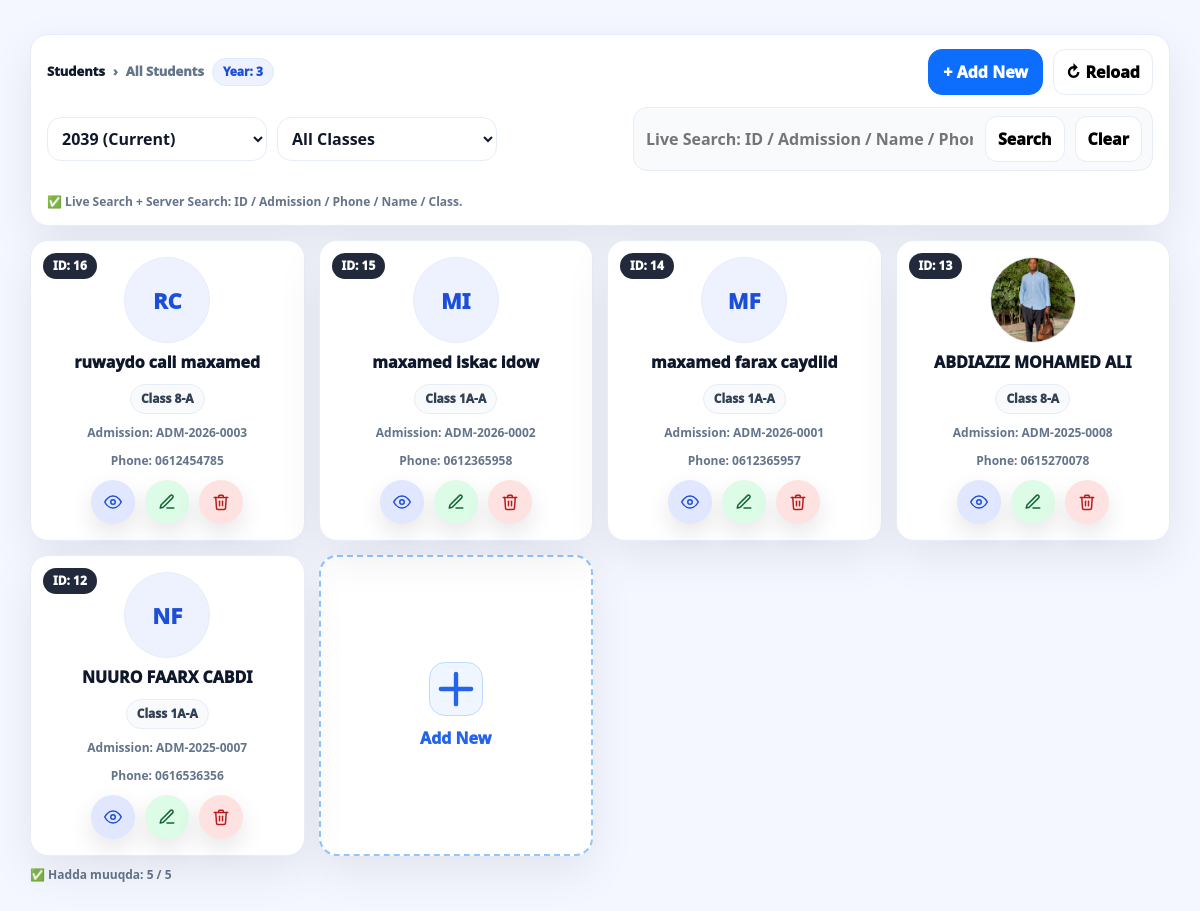
Page /school/students.php (signed in) on the committed database.
### tables this page shows
CREATE TABLE `academic_years` (
  `year_id` int(11) NOT NULL,
  `year_name` varchar(20) NOT NULL,
  `start_date` date NOT NULL,
  `end_date` date NOT NULL,
  `is_current` tinyint(1) NOT NULL DEFAULT 0
);

CREATE TABLE `students` (
  `student_id` bigint(20) NOT NULL,
  `user_id` bigint(20) DEFAULT NULL,
  `admission_no` varchar(40) DEFAULT NULL,
  `first_name` varchar(60) NOT NULL,
  `middle_name` varchar(60) NOT NULL,
  `last_name` varchar(60) NOT NULL,
  `mother_full_name` varchar(150) NOT NULL,
  `gender` enum('M','F') DEFAULT NULL,
  `dob` date DEFAULT NULL,
  `nationality` varchar(80) DEFAULT NULL,
  `place_of_birth` varchar(120) DEFAULT NULL,
  `profile_photo_url` text DEFAULT NULL,
  `phone` varchar(30) DEFAULT NULL,
  `address` varchar(255) DEFAULT NULL,
  `emergency_contact_name` varchar(150) DEFAULT NULL,
  `emergency_contact_phone` varchar(30) DEFAULT NULL,
  `status` enum('ACTIVE','INACTIVE') NOT NULL DEFAULT 'ACTIVE',
  `created_at` timestamp NOT NULL DEFAULT current_timestamp()
);

### school/students.php (the view, shortened to what this page needs)
<?php
require_once __DIR__ . "/conncation.php";
function h($v): string { return htmlspecialchars((string)$v, ENT_QUOTES, "UTF-8"); }
$BASE_URL = "";
function photoSrc(string $raw, string $BASE_URL): string {
  $p = trim($raw);
  if ($p === "") return "";
  $p = str_replace("\\", "/", $p);
  return rtrim($BASE_URL, "/") . "/" . ltrim($p, "/");
}
$currentYearId = 0;
$r = $conn->query("SELECT year_id FROM academic_years WHERE is_current=1 ORDER BY start_date DESC LIMIT 1")->fetch_assoc();
if ($r && (int)$r["year_id"] > 0) $currentYearId = (int)$r["year_id"];
$sectionId = (int)($_GET["section_id"] ?? 0);
$yearId    = (int)($_GET["year_id"] ?? 0);
if ($yearId <= 0) $yearId = $currentYearId;
$q = trim((string)($_GET["q"] ?? ""));
$hasQ = ($q !== "");
$qLike = "%".$q."%";
$qid = (int)$q;
$years = [];
$res = $conn->query("SELECT year_id, year_name, is_current FROM academic_years ORDER BY is_current DESC, start_date DESC");
if ($res) while($x=$res->fetch_assoc()) $years[] = $x;
$rows = [];
if ($sectionId > 0) {
  $sql = "
    SELECT
      s.student_id,
      s.admission_no,
      CONCAT(s.first_name,' ',s.middle_name,' ',s.last_name) AS fullname,
      s.profile_photo_url,
      s.phone,
      e.year_id,
      y.year_name,
      e.section_id,
      CONCAT(g.grade_name,'-',sec.section_name) AS class_name,
      e.roll_no
    FROM enrollments e
    JOIN students s ON s.student_id = e.student_id
    JOIN academic_years y ON y.year_id = e.year_id
    JOIN sections sec ON sec.section_id = e.section_id
    JOIN grades g ON g.grade_id = sec.grade_id
    WHERE UPPER(e.status)='ENROLLED'
      AND e.section_id = ?
      AND e.year_id = ?
  ";
  if ($hasQ) {
    $sql .= "
      AND (
        s.student_id = ?
        OR CONCAT(s.first_name,' ',s.middle_name,' ',s.last_name) LIKE ?
        OR s.admission_no LIKE ?
        OR s.phone LIKE ?
        OR CONCAT(g.grade_name,'-',sec.section_name) LIKE ?
      )
    ";
  }
  $sql .= " ORDER BY s.student_id DESC ";
  $stmt = $conn->prepare($sql);
  if ($hasQ) $stmt->bind_param("iiissss", $sectionId, $yearId, $qid, $qLike, $qLike, $qLike, $qLike);
  else $stmt->bind_param("ii", $sectionId, $yearId);
  $stmt->execute();
  $rs = $stmt->get_result();
  while($r = $rs->fetch_assoc()) $rows[] = $r;
  $stmt->close();
} else {
  $sql = "
    SELECT
      s.student_id,
      s.admission_no,
      CONCAT(s.first_name,' ',s.middle_name,' ',s.last_name) AS fullname,
      s.profile_photo_url,
      s.phone,
      COALESCE(ec.year_id, el.year_id) AS year_id,
      COALESCE(yc.year_name, yl.year_name) AS year_name,
      COALESCE(ec.section_id, el.section_id) AS section_id,
      COALESCE(CONCAT(gc.grade_name,'-',sc.section_name), CONCAT(gl.grade_name,'-',sl.section_name)) AS class_name,
      COALESCE(ec.roll_no, el.roll_no) AS roll_no
    FROM students s
    LEFT JOIN enrollments ec
      ON ec.student_id = s.student_id
     AND ec.year_id = ?
     AND UPPER(ec.status)='ENROLLED'
    LEFT JOIN academic_years yc ON yc.year_id = ec.year_id
    LEFT JOIN sections sc ON sc.section_id = ec.section_id
    LEFT JOIN grades gc ON gc.grade_id = sc.grade_id
    LEFT JOIN (
      SELECT e1.*
      FROM enrollments e1
      JOIN (
        SELECT student_id, MAX(enrollment_id) AS mx
        FROM enrollments
        WHERE UPPER(status)='ENROLLED'
        GROUP BY student_id
      ) t ON t.student_id = e1.student_id AND t.mx = e1.enrollment_id
      WHERE UPPER(e1.status)='ENROLLED'
    ) el ON el.student_id = s.student_id
    LEFT JOIN academic_years yl ON yl.year_id = el.year_id
    LEFT JOIN sections sl ON sl.section_id = el.section_id
    LEFT JOIN grades gl ON gl.grade_id = sl.grade_id
  ";
  $sql .= " ORDER BY s.student_id DESC ";
  $stmt = $conn->prepare($sql);
  if ($hasQ) $stmt->bind_param("iissss", $yearId, $qid, $qLike, $qLike, $qLike, $qLike);
  else $stmt->bind_param("i", $yearId);
  $stmt->execute();
  $rs = $stmt->get_result();
  while($r = $rs->fetch_assoc()) $rows[] = $r;
}
function initials(string $name): string {
  $name = trim(preg_replace('/\s+/', ' ', $name));
  $parts = explode(" ", $name);
  $a = mb_substr($parts[0], 0, 1);
  $b = (count($parts) > 1) ? mb_substr($parts[1], 0, 1) : "";
  $out = mb_strtoupper($a.$b);
  return $out ?: "S";
}
$keepQs = [];
$keepQuery = http_build_query($keepQs);
?>
<!DOCTYPE html>
<html lang="en">
<head>
  <link rel="stylesheet" href="bootstrap.css" />
</head>
<body class="p-3">
<div class="pageWrap">
  <div class="headerRow">
    <div class="crumb">
      <b>Students</b> <span>›</span>
      <span><?= ($sectionId>0 ? "Class Students" : "All Students") ?></span>
      <span class="pill">Year: <?= (int)$yearId ?></span>
    </div>
    <div class="tools">
      <a class="btn btn-primary btnAdd" href="students_add.php">+ Add New</a>
      <button class="tinyBtn" type="button" id="btnReload">↻ Reload</button>
    </div>
    <div class="tools" style="width:100%; justify-content:space-between;">
      <div style="display:flex; gap:10px; flex-wrap:wrap; align-items:center;">
        <select class="miniSelect" id="yearFilter">
          <?php foreach($years as $y): ?>
            <option value="<?= (int)$y["year_id"] ?>" <?= ((int)$y["year_id"]===$yearId ? "selected" : "") ?>>
              <?= h($y["year_name"]) ?><?= ((int)$y["is_current"]===1 ? " (Current)" : "") ?>
            </option>
          <?php endforeach; ?>
        </select>
        <select class="miniSelect" id="classFilter">
          <option value="0">All Classes</option>
        </select>
      </div>
      <div class="searchBox">
        <input
          id="liveSearch"
          type="text"
          value="<?= h($q) ?>"
          placeholder="Live Search: ID / Admission / Name / Phone / Class ..."
          autocomplete="off"
        />
        <button class="tinyBtn" type="button" id="btnGo">Search</button>
        <button class="tinyBtn" type="button" id="btnClear">Clear</button>
      </div>
    </div>
    <div class="hint">
      ✅ Live Search + Server Search: ID / Admission / Phone / Name / Class.
    </div>
  </div>
  <div class="grid" id="grid">
    <?php if(count($rows) === 0): ?>
      <div class="noRes">
        Arday lama helin
        <?= $q!=="" ? " (Search: ".h($q).")" : "" ?>
        <?= $sectionId>0 ? " gudaha class-kan." : "." ?>
      </div>
      <a class="addCard" href="students_add.php">
        <div class="inner">
          <div class="plus">
            <svg viewBox="0 0 24 24" fill="none" stroke="#2563eb" stroke-width="2" stroke-linecap="round" stroke-linejoin="round">
              <line x1="12" y1="5" x2="12" y2="19"></line>
              <line x1="5" y1="12" x2="19" y2="12"></line>
            </svg>
          </div>
          Add New
        </div>
      </a>
    <?php else: ?>
      <?php foreach($rows as $r): ?>
        <?php
          $sid  = (int)($r["student_id"] ?? 0);
          $full = (string)($r["fullname"] ?? "");
          $adNo = (string)($r["admission_no"] ?? "");
          $phone = (string)($r["phone"] ?? "");
          $className = trim((string)($r["class_name"] ?? ""));
          $photoRaw = (string)($r["profile_photo_url"] ?? "");
          $photo = photoSrc($photoRaw, $BASE_URL);
          $key = strtolower(trim($sid." ".$adNo." ".$full." ".$phone." ".$className));
          $ini = initials($full);
          $viewQs = $keepQuery ? ("&".$keepQuery) : "";
        ?>
        <div class="studentCard item" data-key="<?= h($key) ?>">
          <div class="idTag">ID: <?= (int)$sid ?></div>
          <div class="avatarCircle">
            <span class="avatarInitial" style="<?= $photo !== "" ? "display:none;" : "display:flex;" ?>">
              <?= h($ini) ?>
            </span>
            <?php if($photo !== ""): ?>
              <img
                src="<?= h($photo) ?>"
                alt="photo"
                onload="this.closest('.avatarCircle').querySelector('.avatarInitial').style.display='none';"
                onerror="this.style.display='none'; this.closest('.avatarCircle').querySelector('.avatarInitial').style.display='flex';"
              >
            <?php endif; ?>
          </div>
          <p class="stName"><?= h($full !== "" ? $full : "—") ?></p>
          <span class="badgeClass"><?= h($className !== "" ? $className : "Not Enrolled") ?></span>
          <p class="stMeta">Admission: <?= h($adNo !== "" ? $adNo : "—") ?></p>
          <p class="stMeta">Phone: <?= h($phone !== "" ? $phone : "—") ?></p>
          <div class="actionsRow">
            <a class="roundAction aView" href="students_view.php?id=<?= (int)$sid ?><?= $viewQs ?>" title="View">
              <svg viewBox="0 0 24 24" fill="none" stroke="#1d4ed8" stroke-width="2" stroke-linecap="round" stroke-linejoin="round">
                <path d="M1 12s4-8 11-8 11 8 11 8-4 8-11 8S1 12 1 12z"></path>
                <circle cx="12" cy="12" r="3"></circle>
              </svg>
            </a>
            <a class="roundAction aEdit" href="students_add.php?id=<?= (int)$sid ?><?= $keepQuery ? ("&".$keepQuery) : "" ?>" title="Edit">
              <svg viewBox="0 0 24 24" fill="none" stroke="#166534" stroke-width="2" stroke-linecap="round" stroke-linejoin="round">
                <path d="M12 20h9"></path>
                <path d="M16.5 3.5a2.1 2.1 0 0 1 3 3L7 19l-4 1 1-4 12.5-12.5z"></path>
              </svg>
            </a>
            <button class="roundAction aDel btnDel" type="button" title="Delete"
              data-id="<?= (int)$sid ?>"
              data-name="<?= h($full) ?>">
            </button>
          </div>
        </div>
      <?php endforeach; ?>
      <a class="addCard" href="students_add.php">
        <div class="inner">
          <div class="plus">
            <svg viewBox="0 0 24 24" fill="none" stroke="#2563eb" stroke-width="2" stroke-linecap="round" stroke-linejoin="round">
              <line x1="12" y1="5" x2="12" y2="19"></line>
              <line x1="5" y1="12" x2="19" y2="12"></line>
            </svg>
          </div>
          Add New
        </div>
      </a>
    <?php endif; ?>
  </div>
  <div class="hint" id="countHint"></div>
</div>
</body>
</html>

### school/students.php (style rules this page uses)
:root { --bg:#f4f7ff; --card:#ffffff; --text:#0f172a; --muted:#64748b; --border:#e6edf8; --shadow:0 16px 45px rgba(2,6,23,.08); --radius:18px; }
body { background:var(--bg); color:var(--text); }
.pageWrap { max-width:1250px; margin:18px auto; padding:0 14px 30px; }
.headerRow { background:var(--card); border:1px solid var(--border); border-radius:var(--radius); box-shadow:var(--shadow); padding:14px 16px; display:flex; align-items:center; justify-content:space-between; gap:12px; flex-wrap:wrap; }
.crumb { font-weight:1000; color:var(--muted); font-size:13px; display:flex; gap:8px; align-items:center; flex-wrap:wrap; }
.crumb b { color:var(--text); }
.pill { background:#eef2ff; border:1px solid #dbeafe; color:#1d4ed8; padding:4px 10px; border-radius:999px; font-size:12px; font-weight:1000; text-decoration:none; }
.tools { display:flex; gap:10px; align-items:center; flex-wrap:wrap; }
.searchBox { display:flex; gap:10px; align-items:center; background:#f8fafc; border:1px solid var(--border); border-radius:14px; padding:8px 10px; min-width:min(520px, 92vw); }
.searchBox input { border:none !important; outline:none !important; background:transparent !important; width:100%; font-weight:900; color:var(--text); }
.miniSelect { border:1px solid var(--border); border-radius:14px; padding:9px 10px; background:#fff; font-weight:900; color:#0f172a; min-width: 220px; }
.btnAdd { border-radius:14px; font-weight:1000; padding:10px 14px; }
.grid { margin-top:14px; display:grid; grid-template-columns: repeat(4, 1fr); gap:14px; }
.studentCard { background:var(--card); border:1px solid var(--border); border-radius:18px; box-shadow:var(--shadow); padding:16px; display:flex; flex-direction:column; align-items:center; text-align:center; gap:10px; min-height:260px; position:relative; }
.idTag { position:absolute; top:12px; left:12px; background:#0f172a; color:#fff; font-weight:1000; font-size:12px; padding:4px 10px; border-radius:999px; opacity:.92; }
.avatarCircle { width:86px; height:86px; border-radius:999px; border:1px solid var(--border); background:#eef2ff; display:flex; align-items:center; justify-content:center; overflow:hidden; position:relative; }
.avatarCircle img { width:100%; height:100%; object-fit:cover; display:block; }
.avatarInitial { position:absolute; inset:0; display:flex; align-items:center; justify-content:center; font-weight:1000; font-size:22px; color:#1d4ed8; }
.stName { font-weight:1000; font-size:16px; margin:0; line-height:1.2; }
.stMeta { margin:0; color:var(--muted); font-weight:900; font-size:12px; }
.badgeClass { margin-top:2px; display:inline-block; padding:5px 10px; border-radius:999px; font-weight:1000; font-size:12px; border:1px solid var(--border); background:#f8fafc; color:#334155; }
.actionsRow { margin-top:auto; display:flex; gap:10px; align-items:center; justify-content:center; width:100%; }
.roundAction { width:44px; height:44px; border-radius:999px; border:none; display:inline-flex; align-items:center; justify-content:center; cursor:pointer; box-shadow:0 10px 25px rgba(2,6,23,.10); text-decoration:none; }
.aView { background:#e0e7ff; }
.aEdit { background:#dcfce7; }
.aDel { background:#fee2e2; }
.roundAction svg { width:18px; height:18px; }
.addCard { background:#fff; border:2px dashed #93c5fd; border-radius:18px; display:flex; align-items:center; justify-content:center; min-height:250px; box-shadow:var(--shadow); text-decoration:none; color:#2563eb; }
.addCard .inner { text-align:center; font-weight:1000; }
.addCard .plus { width:54px;height:54px; border-radius:16px; border:1px solid #bfdbfe; display:flex; align-items:center; justify-content:center; margin:0 auto 10px; background:#eff6ff; }
.hint { margin-top:10px; font-weight:900; color:#64748b; font-size:12px; }
.tinyBtn { border-radius:12px; font-weight:1000; padding:10px 12px; border:1px solid var(--border); background:#fff; cursor:pointer; }

### rows in the picture
academic_years: year_id "3"
students: student_id "16", ini "RC", full "ruwaydo cali maxamed", className "Class 8-A", admission_no "ADM-2026-0003", phone "0612454785"
students: student_id "15", ini "MI", full "maxamed iskac idow", className "Class 1A-A", admission_no "ADM-2026-0002", phone "0612365958"
students: student_id "14", ini "MF", full "maxamed farax caydiid", className "Class 1A-A", admission_no "ADM-2026-0001", phone "0612365957"
students: student_id "13", full "ABDIAZIZ MOHAMED ALI", className "Class 8-A", admission_no "ADM-2025-0008", phone "0615270078"
students: student_id "12", ini "NF", full "NUURO FAARX CABDI", className "Class 1A-A", admission_no "ADM-2025-0007", phone "0616536356"

### other values in the picture
form field value "2039 (Current)"
